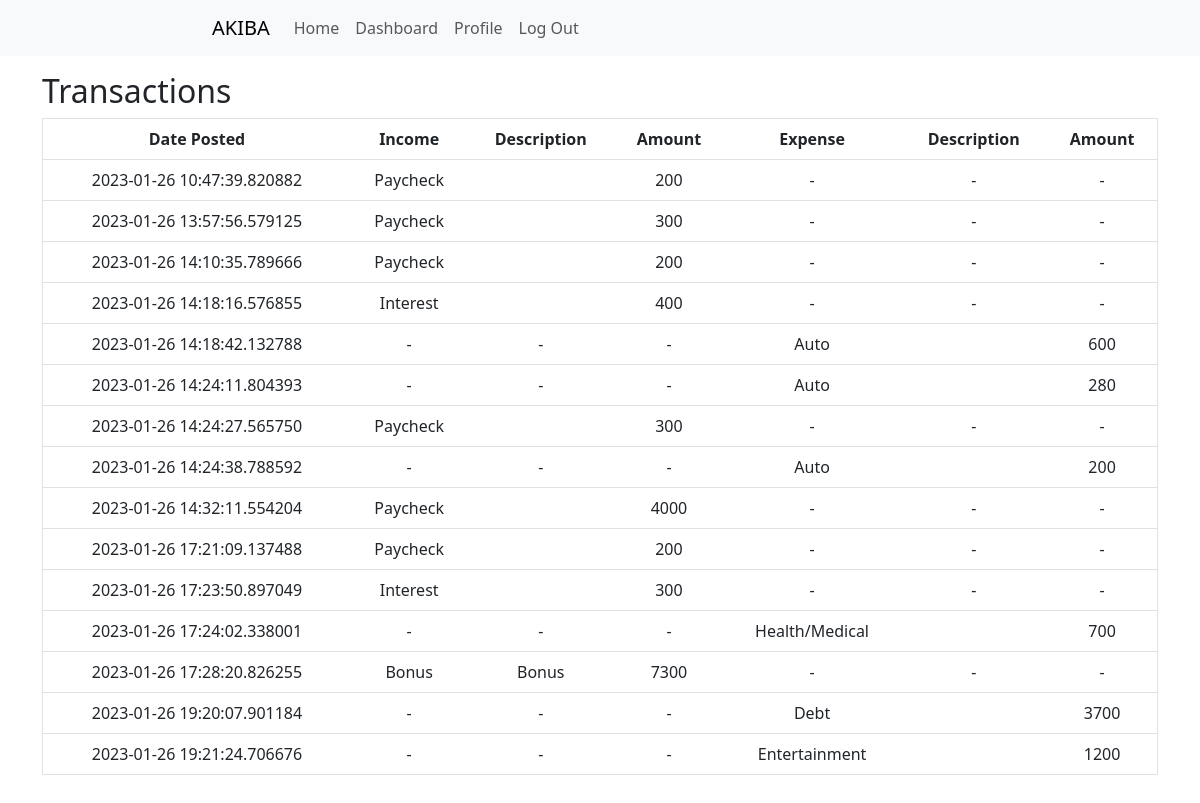
Page /transactions (signed in) on the committed database.
### budgeting_app/models.py (models this page shows, shortened)
class Budget(db.Model):
    id = db.Column(db.Integer, primary_key=True)
    date_posted = db.Column(db.DateTime, nullable=False, default=datetime.utcnow)
    deposit_category = db.Column(db.String(20))
    deposit_description = db.Column(db.String(20))
    deposit_amount = db.Column(db.Integer)
    withdraw_category = db.Column(db.String(20))
    withdraw_description = db.Column(db.String(20))
    withdraw_amount = db.Column(db.Integer)
    user_id = db.Column(db.Integer, db.ForeignKey('user.id'), nullable=False)

### budgeting_app/routes.py (the view)
@app.route("/transactions")
@login_required
def user_transactions():
    headings = ('Date Posted','Income', 'Description', 'Amount', 'Expense', 'Description', 'Amount')
    result = Budget.query.filter_by(user_id=current_user.id).with_entities(Budget.date_posted, Budget.deposit_category, Budget.deposit_description, Budget.deposit_amount, Budget.withdraw_category, Budget.withdraw_description, Budget.withdraw_amount)
    return render_template("public/transactions.html", result=result, headings=headings)

### budgeting_app/models.py (called while the page is built)
@login_manager.user_loader
def load_user(user_id):
    return User.query.get(int(user_id))

### budgeting_app/templates/public/transactions.html (shortened to what this page needs)
{% extends "public/templates/public_template.html" %}
{% block main %}
<div class="container">
    <h2>Transactions</h2>
    <table class="table">
        <tr class="table_header">
            {% for header in headings %}
            <th class="table_cell">{{ header }}</th>
            {% endfor %}
        </tr>
        {% for row in result %}
        <tr class="table_row">
            {% for cell in row %}
            <td class="table_cell">
                {% if cell == None %}
                {{ "-" }}
                {% elif cell == result.date_posted %}
                {{ result.date_posted.strftime('%Y-%b-%d %H:%M') }}
                {% else %}
                {{ cell }}
                {% endif %}
            </td>
            {% endfor %}
        </tr>
        {% endfor %}
    </table>
</div>
{% endblock %}

### budgeting_app/static/css/index.css (style rules this page uses)
* { box-sizing: border-box }
.container { padding: 16px; }
table { border: 1px solid #f1f1f1; border-spacing: 0; background-color: #f1f1f1 }
.table_row:nth-child(even) { background-color: #e5e5e5; }
.table_header { text-align: left; }
.table_cell { padding: 10px; text-align: center; }

### rows in the picture
Budget: row "2023-01-26 10:47:39.820882" "200", deposit_category "Paycheck", value "-" "-" "-"
Budget: row "2023-01-26 13:57:56.579125", deposit_category "Paycheck", deposit_amount "300", value "-" "-" "-"
Budget: row "2023-01-26 14:10:35.789666" "200", deposit_category "Paycheck", value "-" "-" "-"
Budget: row "2023-01-26 14:18:16.576855", deposit_category "Interest", deposit_amount "400", value "-" "-" "-"
Budget: row "2023-01-26 14:18:42.132788", value "-" "-" "-", withdraw_category "Auto", withdraw_amount "600"
Budget: row "2023-01-26 14:24:11.804393", value "-" "-" "-", withdraw_category "Auto", withdraw_amount "280"
Budget: row "2023-01-26 14:24:27.565750", deposit_category "Paycheck", deposit_amount "300", value "-" "-" "-"
Budget: row "2023-01-26 14:24:38.788592" "200", value "-" "-" "-", withdraw_category "Auto"
Budget: row "2023-01-26 14:32:11.554204", deposit_category "Paycheck", deposit_amount "4000", value "-" "-" "-"
Budget: row "2023-01-26 17:21:09.137488" "200", deposit_category "Paycheck", value "-" "-" "-"
Budget: row "2023-01-26 17:23:50.897049", deposit_category "Interest", deposit_amount "300", value "-" "-" "-"
Budget: row "2023-01-26 17:24:02.338001", value "-" "-" "-", withdraw_category "Health/Medical", withdraw_amount "700"
Budget: row "2023-01-26 17:28:20.826255", deposit_category "Bonus", deposit_description "Bonus", deposit_amount "7300", value "-" "-" "-"
Budget: row "2023-01-26 19:20:07.901184", value "-" "-" "-", withdraw_category "Debt", withdraw_amount "3700"
Budget: row "2023-01-26 19:21:24.706676", value "-" "-" "-", withdraw_category "Entertainment", withdraw_amount "1200"

### other values in the picture
{{ header }} "Date Posted" "Income" "Description" "Amount" "Expense" "Description" "Amount"
